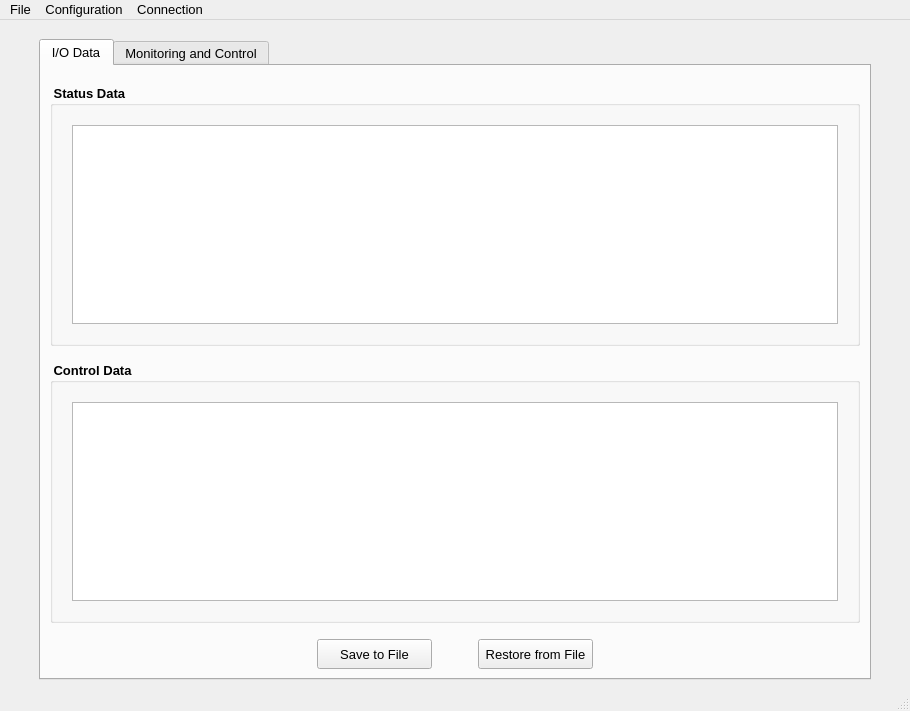
<?xml version="1.0" encoding="UTF-8"?>
<ui version="4.0">
 <class>MainWindow</class>
 <widget class="QMainWindow" name="MainWindow">
  <property name="geometry">
   <rect>
    <x>0</x>
    <y>0</y>
    <width>910</width>
    <height>711</height>
   </rect>
  </property>
  <property name="font">
   <font>
    <family>Segoe UI</family>
    <pointsize>10</pointsize>
   </font>
  </property>
  <property name="windowTitle">
   <string>TCP Client</string>
  </property>
  <widget class="QWidget" name="centralwidget">
   <layout class="QVBoxLayout" name="verticalLayout">
    <item>
     <spacer name="verticalSpacer_3">
      <property name="orientation">
       <enum>Qt::Vertical</enum>
      </property>
      <property name="sizeType">
       <enum>QSizePolicy::Fixed</enum>
      </property>
      <property name="sizeHint" stdset="0">
       <size>
        <width>20</width>
        <height>10</height>
       </size>
      </property>
     </spacer>
    </item>
    <item>
     <layout class="QHBoxLayout" name="horizontalLayout_4">
      <item>
       <spacer name="horizontalSpacer_9">
        <property name="orientation">
         <enum>Qt::Horizontal</enum>
        </property>
        <property name="sizeType">
         <enum>QSizePolicy::Maximum</enum>
        </property>
        <property name="sizeHint" stdset="0">
         <size>
          <width>30</width>
          <height>20</height>
         </size>
        </property>
       </spacer>
      </item>
      <item>
       <widget class="QTabWidget" name="tabWidget">
        <property name="currentIndex">
         <number>0</number>
        </property>
        <widget class="QWidget" name="tabIeIOData">
         <attribute name="title">
          <string>I/O Data</string>
         </attribute>
         <layout class="QVBoxLayout" name="verticalLayout_2">
          <item>
           <spacer name="verticalSpacer">
            <property name="orientation">
             <enum>Qt::Vertical</enum>
            </property>
            <property name="sizeType">
             <enum>QSizePolicy::Fixed</enum>
            </property>
            <property name="sizeHint" stdset="0">
             <size>
              <width>20</width>
              <height>10</height>
             </size>
            </property>
           </spacer>
          </item>
          <item>
           <widget class="QGroupBox" name="groupBoxStatusData">
            <property name="font">
             <font>
              <family>Segoe UI</family>
              <pointsize>10</pointsize>
              <weight>75</weight>
              <bold>true</bold>
             </font>
            </property>
            <property name="title">
             <string> Status Data </string>
            </property>
            <layout class="QVBoxLayout" name="verticalLayout_3">
             <item>
              <spacer name="verticalSpacer_5">
               <property name="orientation">
                <enum>Qt::Vertical</enum>
               </property>
               <property name="sizeType">
                <enum>QSizePolicy::Fixed</enum>
               </property>
               <property name="sizeHint" stdset="0">
                <size>
                 <width>20</width>
                 <height>10</height>
                </size>
               </property>
              </spacer>
             </item>
             <item>
              <layout class="QHBoxLayout" name="horizontalLayout_2">
               <item>
                <spacer name="horizontalSpacer_4">
                 <property name="orientation">
                  <enum>Qt::Horizontal</enum>
                 </property>
                 <property name="sizeType">
                  <enum>QSizePolicy::Fixed</enum>
                 </property>
                 <property name="sizeHint" stdset="0">
                  <size>
                   <width>10</width>
                   <height>20</height>
                  </size>
                 </property>
                </spacer>
               </item>
               <item>
                <widget class="QTreeView" name="treeViewStatusData">
                 <property name="font">
                  <font>
                   <family>Segoe UI</family>
                   <pointsize>9</pointsize>
                   <weight>50</weight>
                   <bold>false</bold>
                  </font>
                 </property>
                </widget>
               </item>
               <item>
                <spacer name="horizontalSpacer_5">
                 <property name="orientation">
                  <enum>Qt::Horizontal</enum>
                 </property>
                 <property name="sizeType">
                  <enum>QSizePolicy::Fixed</enum>
                 </property>
                 <property name="sizeHint" stdset="0">
                  <size>
                   <width>10</width>
                   <height>20</height>
                  </size>
                 </property>
                </spacer>
               </item>
              </layout>
             </item>
             <item>
              <spacer name="verticalSpacer_6">
               <property name="orientation">
                <enum>Qt::Vertical</enum>
               </property>
               <property name="sizeType">
                <enum>QSizePolicy::Fixed</enum>
               </property>
               <property name="sizeHint" stdset="0">
                <size>
                 <width>20</width>
                 <height>10</height>
                </size>
               </property>
              </spacer>
             </item>
            </layout>
           </widget>
          </item>
          <item>
           <spacer name="verticalSpacer_4">
            <property name="orientation">
             <enum>Qt::Vertical</enum>
            </property>
            <property name="sizeType">
             <enum>QSizePolicy::Fixed</enum>
            </property>
            <property name="sizeHint" stdset="0">
             <size>
              <width>20</width>
              <height>10</height>
             </size>
            </property>
           </spacer>
          </item>
          <item>
           <widget class="QGroupBox" name="groupBoxControlData">
            <property name="font">
             <font>
              <family>Segoe UI</family>
              <pointsize>10</pointsize>
              <weight>75</weight>
              <bold>true</bold>
             </font>
            </property>
            <property name="title">
             <string> Control Data </string>
            </property>
            <layout class="QVBoxLayout" name="verticalLayout_4">
             <item>
              <spacer name="verticalSpacer_7">
               <property name="orientation">
                <enum>Qt::Vertical</enum>
               </property>
               <property name="sizeType">
                <enum>QSizePolicy::Fixed</enum>
               </property>
               <property name="sizeHint" stdset="0">
                <size>
                 <width>20</width>
                 <height>10</height>
                </size>
               </property>
              </spacer>
             </item>
             <item>
              <layout class="QHBoxLayout" name="horizontalLayout_3">
               <item>
                <spacer name="horizontalSpacer_6">
                 <property name="orientation">
                  <enum>Qt::Horizontal</enum>
                 </property>
                 <property name="sizeType">
                  <enum>QSizePolicy::Fixed</enum>
                 </property>
                 <property name="sizeHint" stdset="0">
                  <size>
                   <width>10</width>
                   <height>20</height>
                  </size>
                 </property>
                </spacer>
               </item>
               <item>
                <widget class="QTreeView" name="treeViewControlData">
                 <property name="font">
                  <font>
                   <family>Segoe UI</family>
                   <pointsize>9</pointsize>
                   <weight>50</weight>
                   <bold>false</bold>
                  </font>
                 </property>
                </widget>
               </item>
               <item>
                <spacer name="horizontalSpacer_7">
                 <property name="orientation">
                  <enum>Qt::Horizontal</enum>
                 </property>
                 <property name="sizeType">
                  <enum>QSizePolicy::Fixed</enum>
                 </property>
                 <property name="sizeHint" stdset="0">
                  <size>
                   <width>10</width>
                   <height>20</height>
                  </size>
                 </property>
                </spacer>
               </item>
              </layout>
             </item>
             <item>
              <spacer name="verticalSpacer_2">
               <property name="orientation">
                <enum>Qt::Vertical</enum>
               </property>
               <property name="sizeType">
                <enum>QSizePolicy::Fixed</enum>
               </property>
               <property name="sizeHint" stdset="0">
                <size>
                 <width>20</width>
                 <height>10</height>
                </size>
               </property>
              </spacer>
             </item>
            </layout>
           </widget>
          </item>
          <item>
           <spacer name="verticalSpacer_8">
            <property name="orientation">
             <enum>Qt::Vertical</enum>
            </property>
            <property name="sizeType">
             <enum>QSizePolicy::Fixed</enum>
            </property>
            <property name="sizeHint" stdset="0">
             <size>
              <width>20</width>
              <height>10</height>
             </size>
            </property>
           </spacer>
          </item>
          <item>
           <layout class="QHBoxLayout" name="horizontalLayout">
            <item>
             <spacer name="horizontalSpacer_2">
              <property name="orientation">
               <enum>Qt::Horizontal</enum>
              </property>
              <property name="sizeHint" stdset="0">
               <size>
                <width>40</width>
                <height>20</height>
               </size>
              </property>
             </spacer>
            </item>
            <item>
             <widget class="QPushButton" name="pushButtonSaveToFile">
              <property name="sizePolicy">
               <sizepolicy hsizetype="Fixed" vsizetype="Fixed">
                <horstretch>0</horstretch>
                <verstretch>0</verstretch>
               </sizepolicy>
              </property>
              <property name="minimumSize">
               <size>
                <width>115</width>
                <height>30</height>
               </size>
              </property>
              <property name="text">
               <string>Save to File</string>
              </property>
             </widget>
            </item>
            <item>
             <spacer name="horizontalSpacer_3">
              <property name="orientation">
               <enum>Qt::Horizontal</enum>
              </property>
              <property name="sizeType">
               <enum>QSizePolicy::Fixed</enum>
              </property>
              <property name="sizeHint" stdset="0">
               <size>
                <width>40</width>
                <height>20</height>
               </size>
              </property>
             </spacer>
            </item>
            <item>
             <widget class="QPushButton" name="pushButtonRestoreFromFile">
              <property name="sizePolicy">
               <sizepolicy hsizetype="Fixed" vsizetype="Fixed">
                <horstretch>0</horstretch>
                <verstretch>0</verstretch>
               </sizepolicy>
              </property>
              <property name="minimumSize">
               <size>
                <width>115</width>
                <height>30</height>
               </size>
              </property>
              <property name="text">
               <string>Restore from File</string>
              </property>
             </widget>
            </item>
            <item>
             <spacer name="horizontalSpacer">
              <property name="orientation">
               <enum>Qt::Horizontal</enum>
              </property>
              <property name="sizeHint" stdset="0">
               <size>
                <width>40</width>
                <height>20</height>
               </size>
              </property>
             </spacer>
            </item>
           </layout>
          </item>
         </layout>
        </widget>
        <widget class="QWidget" name="tabMonitoringAndControl">
         <attribute name="title">
          <string>Monitoring and Control</string>
         </attribute>
        </widget>
       </widget>
      </item>
      <item>
       <spacer name="horizontalSpacer_8">
        <property name="orientation">
         <enum>Qt::Horizontal</enum>
        </property>
        <property name="sizeType">
         <enum>QSizePolicy::Maximum</enum>
        </property>
        <property name="sizeHint" stdset="0">
         <size>
          <width>30</width>
          <height>20</height>
         </size>
        </property>
       </spacer>
      </item>
     </layout>
    </item>
   </layout>
  </widget>
  <widget class="QMenuBar" name="menubar">
   <property name="geometry">
    <rect>
     <x>0</x>
     <y>0</y>
     <width>910</width>
     <height>23</height>
    </rect>
   </property>
   <widget class="QMenu" name="menuFile">
    <property name="font">
     <font>
      <pointsize>10</pointsize>
     </font>
    </property>
    <property name="title">
     <string>File</string>
    </property>
    <addaction name="actionAbout"/>
    <addaction name="actionExit"/>
   </widget>
   <widget class="QMenu" name="menuConfiguration">
    <property name="font">
     <font>
      <pointsize>10</pointsize>
     </font>
    </property>
    <property name="title">
     <string>Configuration</string>
    </property>
    <addaction name="actionLoad_System_Configuration_File"/>
    <addaction name="actionView_Application_Configuration"/>
   </widget>
   <widget class="QMenu" name="menuConnection">
    <property name="font">
     <font>
      <pointsize>10</pointsize>
     </font>
    </property>
    <property name="title">
     <string>Connection</string>
    </property>
    <addaction name="actionConnect_to_Server"/>
    <addaction name="actionDisconnect_from_Server"/>
   </widget>
   <addaction name="menuFile"/>
   <addaction name="menuConfiguration"/>
   <addaction name="menuConnection"/>
  </widget>
  <widget class="QStatusBar" name="statusbar"/>
  <action name="actionAbout">
   <property name="text">
    <string>About</string>
   </property>
   <property name="font">
    <font>
     <family>Segoe UI</family>
     <pointsize>10</pointsize>
    </font>
   </property>
  </action>
  <action name="actionExit">
   <property name="text">
    <string>Exit</string>
   </property>
   <property name="font">
    <font>
     <family>Segoe UI</family>
     <pointsize>10</pointsize>
    </font>
   </property>
  </action>
  <action name="actionLoad_System_Configuration_File">
   <property name="text">
    <string>Load System Configuration File</string>
   </property>
   <property name="font">
    <font>
     <family>Segoe UI</family>
     <pointsize>10</pointsize>
    </font>
   </property>
  </action>
  <action name="actionView_Application_Configuration">
   <property name="text">
    <string>View Application Configuration</string>
   </property>
   <property name="font">
    <font>
     <family>Segoe UI</family>
     <pointsize>10</pointsize>
    </font>
   </property>
  </action>
  <action name="actionConnect_to_Server">
   <property name="text">
    <string>Connect to Server</string>
   </property>
   <property name="font">
    <font>
     <family>Segoe UI</family>
     <pointsize>10</pointsize>
    </font>
   </property>
  </action>
  <action name="actionDisconnect_from_Server">
   <property name="text">
    <string>Disconnect from Server</string>
   </property>
   <property name="font">
    <font>
     <family>Segoe UI</family>
     <pointsize>10</pointsize>
    </font>
   </property>
  </action>
 </widget>
 <resources/>
 <connections/>
</ui>
